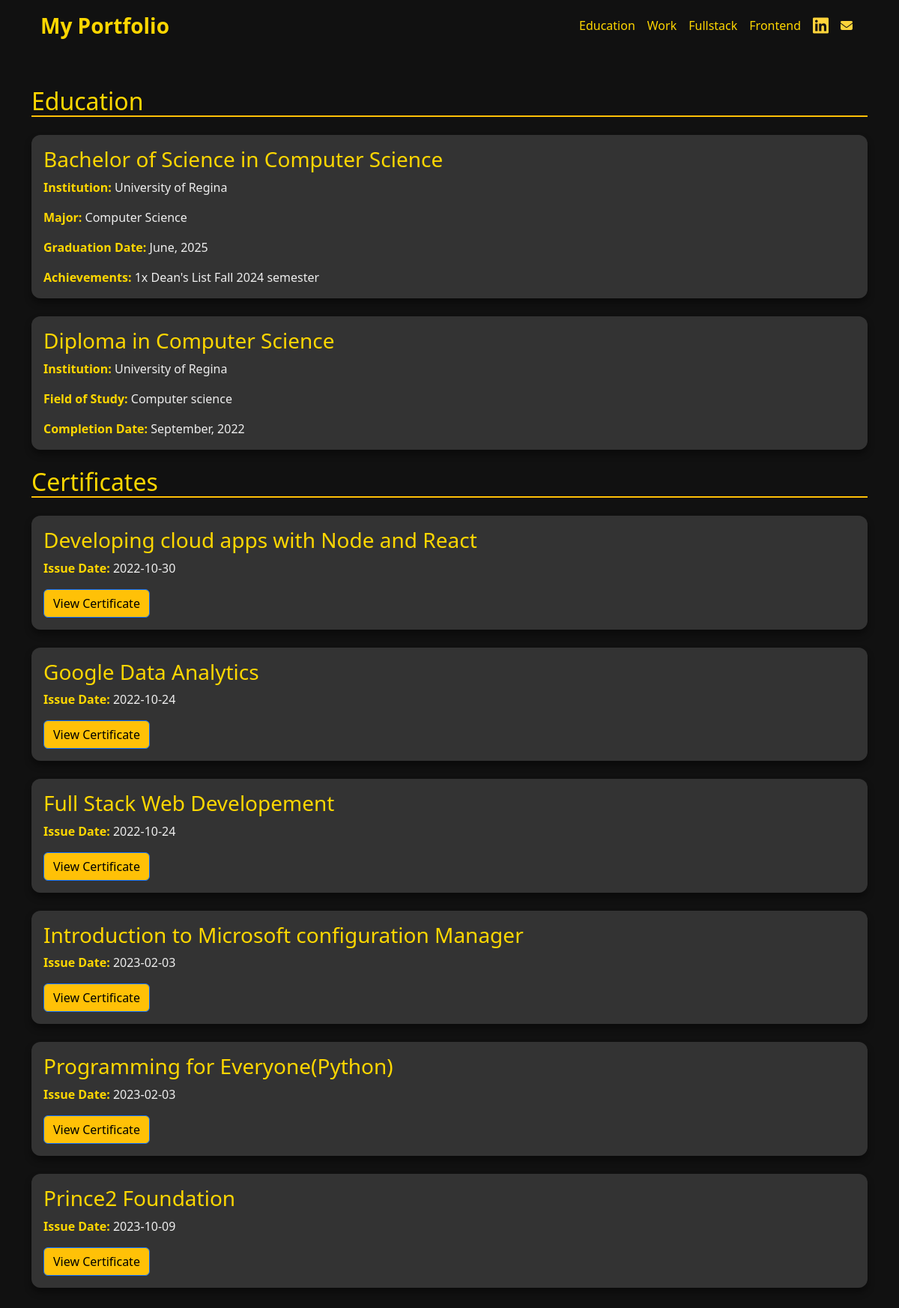
The page /education on the database its author committed.
### database.py (models this page shows)
class Certifcate(db.Model):
    id: Mapped[int] = MappedColumn(primary_key=True)
    title: Mapped[str]
    description: Mapped[str]
    date: Mapped[datetime]
    link: Mapped[str]

### server.py (the view)
@app.route('/education')
def edu():
    result_certi = db.session.execute(db.select(Certifcate)).scalars().all()
    return render_template('education.html',items = result_certi)

### templates/education.html (shortened to what this page needs)
<!DOCTYPE html>
<html lang="en">
<head>
    <link href="https://cdn.jsdelivr.net/npm/bootstrap@5.3.2/dist/css/bootstrap.min.css" rel="stylesheet">
</head>
<body>
       <div class="container">
         <nav class="navbar  navbar-expand-lg bg-transparent">
                <div class="container-fluid">
                    <a class="navbar-brand text-xl font-semibold text-shadow-custom" style="color: #FFD700 !important; font-weight: 700; font-size: 1.75rem;" href="{{url_for('mainPage')}}">My Portfolio</a>
                    <div class="collapse navbar-collapse" id="navbarNav">
                        <ul class="navbar-nav ms-auto">
                            <li class="nav-item">
                                <a class="nav-link" style="color: #FFD700 !important; transition: color 0.3s ease;" href="{{url_for('edu')}}">Education</a>
                            </li>
                             <li class="nav-item">
                                <a class="nav-link" style="color: #FFD700 !important; transition: color 0.3s ease;" href="{{url_for('work')}}">Work</a>
                            </li>
                            <li class="nav-item">
                                <a class="nav-link" style="color: #FFD700 !important; transition: color 0.3s ease;" href="{{url_for('fullStack')}}">Fullstack</a>
                            </li>
                            <li class="nav-item">
                                <a class="nav-link" style="color: #FFD700 !important; transition: color 0.3s ease;" href="{{url_for('frontEnd')}}">Frontend</a>
                            </li>
                             <li class="nav-item">
                                <a class="nav-link" style="color: #FFD700 !important; transition: color 0.3s ease;" href="https://www.linkedin.com/in/maurya-patel-318b93190/"><i class="fa-brands fa-linkedin fa-xl" style="color: #FFD43B;"></i></a>
                            </li>
                             <li class="nav-item">
                                <a class="nav-link" style="color: #FFD700 !important; transition: color 0.3s ease;" href="mailto:patelmaurya3@gmail.com"><i class="fa-solid fa-envelope fa-l" style="color: #FFD43B;"></i></a>
                            </li>
                        </ul>
                    </div>
                </div>
            </nav>
    </div>
    <div class="container py-5">
        <h2 class="mb-4">Education</h2>
        <div class="card mb-4">
            <div class="card-body">
                <h3 class="card-title">Bachelor of Science in Computer Science</h3>
                <p class="card-text"><strong>Institution:</strong> University of Regina</p>
                <p class="card-text"><strong>Major:</strong> Computer Science</p>
                <p class="card-text"><strong>Graduation Date:</strong> June, 2025</p>
                <p class="card-text"><strong>Achievements:</strong> 1x Dean's List Fall 2024 semester</p>
            </div>
        </div>
        <div class="card mb-4">
            <div class="card-body">
                <h3 class="card-title">Diploma in Computer Science</h3>
                <p class="card-text"><strong>Institution:</strong> University of Regina</p>
                <p class="card-text"><strong>Field of Study:</strong> Computer science</p>
                <p class="card-text"><strong>Completion Date:</strong> September, 2022</p>
            </div>
        </div>
        <h2 class="mb-4">Certificates</h2>
        {%for item in items%}
         <div class="card mb-4">
            <div class="card-body">
                <h3 class="card-title">{{item.title}}</h3>
                <p class="card-text"><strong>Issue Date:</strong> {{item.date.date()}}</p>
                <a href="{{item.link}}" class="btn btn-primary certificate-link" target="_blank" rel="noopener noreferrer">View Certificate</a>
            </div>
        </div>
        {%endfor%}
    </div>
</body>
</html>

### templates/education.html (style rules this page uses)
body { background-color: #111111; color: #fff; }
.card { background-color: #333333; border-radius: 0.75rem; box-shadow: 0 6px 10px rgba(0, 0, 0, 0.4); transition: transform 0.2s ease-in-out, box-shadow 0.2s ease-in-out; border: none; color: #FFFFFF; }
.card-text { color: #eee; }
.certificate-link { background-color: #ffc107; color: #000; text-decoration: none; }
strong { color: #FFD700; }

### rows shown on the page
Certifcate: title "Developing cloud apps with Node and React", date "2022-10-30"
Certifcate: title "Google Data Analytics", date "2022-10-24"
Certifcate: title "Full Stack Web Developement", date "2022-10-24"
Certifcate: title "Introduction to Microsoft configuration Manager", date "2023-02-03"
Certifcate: title "Programming for Everyone(Python)", date "2023-02-03"
Certifcate: title "Prince2 Foundation", date "2023-10-09"
